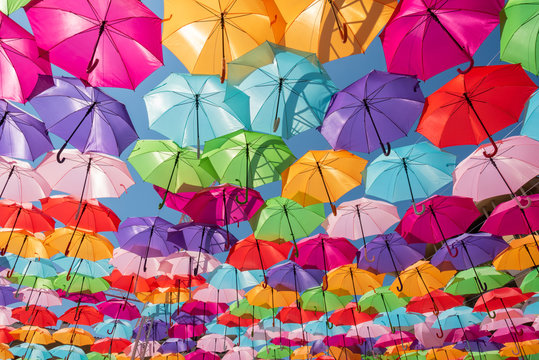
#> input picture computer vision/img.jpg, 539 x 360 px
$ jupyter execute lab3.ipynb
#> lines starting #> are read from the running program, lines starting #| are printed output that depends on the picture
[cell 1]
import cv2
import matplotlib.pyplot as plt

I = cv2.imread("img.jpg")
#> I is the input picture: shape (360, 539, 3); mean B, G, R 123.6, 114.8, 168.3
gray = cv2.cvtColor(I, cv2.COLOR_BGR2GRAY)
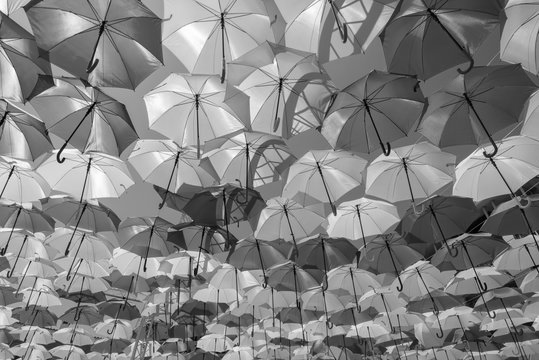
#> gray: shape (360, 539); min 0, max 255, mean 131.8

plt.figure(figsize=(10, 5))

plt.subplot(1, 2, 1)
plt.imshow(cv2.cvtColor(I, cv2.COLOR_BGR2RGB))

plt.subplot(1, 2, 2)
plt.imshow(gray, cmap='gray')

plt.tight_layout()
plt.show()
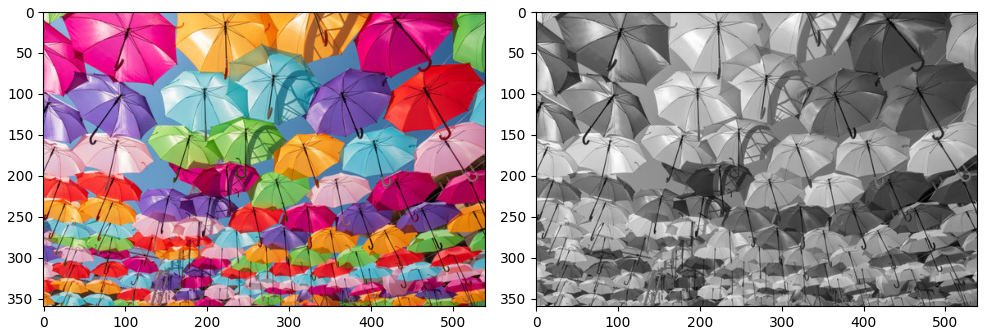
#> figure drawn by matplotlib, 2 panels

[cell 2]
gray_new = gray[:3, :3]
#> gray_new = [[249, 248, 241], [247, 247, 242], [246, 247, 243]]
print(gray_new)
#| [[249 248 241]
#|  [247 247 242]
#|  [246 247 243]]

[cell 3]
import numpy as np

padded = np.pad(gray_new, pad_width=1, mode='constant', constant_values=0)
#> padded = [[0, 0, 0, 0, 0], [0, 249, 248, 241, 0], [0, 247, 247, 242, 0], [0, 246, 247, 243, 0], [0, 0, 0, 0, 0]]
print("Original 3x3 matrix:")
print(gray_new)
#| [[249 248 241]
#|  [247 247 242]
#|  [246 247 243]]
print("\nPadded 5x5 matrix:")
print(padded)
#| [[  0   0   0   0   0]
#|  [  0 249 248 241   0]
#|  [  0 247 247 242   0]
#|  [  0 246 247 243   0]
#|  [  0   0   0   0   0]]

[cell 4]
Sobel_x = np.array([[-1, 0, 1],
                    [-2, 0, 2],
                    [-1, 0, 1]])

Sobel_y = np.array([[-1, -2, -1],
                    [ 0,  0,  0],
                    [ 1,  2,  1]])

print("Sobel X matrix:")
print(Sobel_x)
print("Sobel Y matrix:")
print(Sobel_y)

[cell 5]
kernel_size = 3
output_size = padded.shape[0] - kernel_size + 1
#> output_size = 3

conv_x = np.zeros((output_size, output_size))
#> conv_x = [[0, 0, 0], [0, 0, 0], [0, 0, 0]]
conv_y = np.zeros((output_size, output_size))
#> conv_y = [[0, 0, 0], [0, 0, 0], [0, 0, 0]]

for i in range(output_size):
    for j in range(output_size):
        region = padded[i:i+kernel_size, j:j+kernel_size]

        conv_x[i, j] = np.sum(region * Sobel_x)

        conv_y[i, j] = np.sum(region * Sobel_y)
#> after the loop, conv_x = [[743, -21, -743], [989, -21, -989], [741, -11, -741]]; conv_y = [[741, 983, 731], [-7, -3, 3], [-741, -983, -731]]

print("Convolution result with Sobel X:")
print(conv_x.astype(int))
#| [[ 743  -21 -743]
#|  [ 989  -21 -989]
#|  [ 741  -11 -741]]
print("\nConvolution result with Sobel Y:")
print(conv_y.astype(int))
#| [[ 741  983  731]
#|  [  -7   -3    3]
#|  [-741 -983 -731]]

gradient_magnitude = np.sqrt(conv_x**2 + conv_y**2)
#> gradient_magnitude = [[1049.3, 983.2, 1042.3], [989, 21.21, 989], [1047.9, 983.1, 1040.9]]
print("\nGradient Magnitude:")
print(gradient_magnitude.astype(int))
#| [[1049  983 1042]
#|  [ 989   21  989]
#|  [1047  983 1040]]

$ run again, with computer vision/image2.jpg copied over computer vision/img.jpg
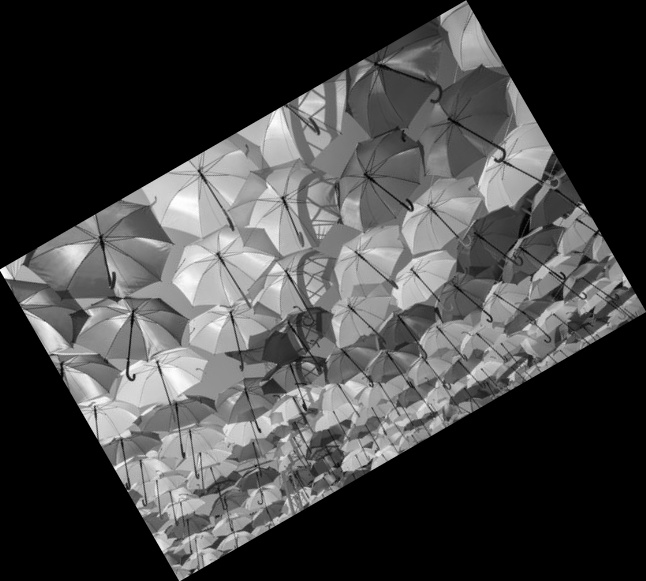
#> input picture computer vision/image2.jpg, 646 x 581 px
#> I is the input picture: shape (581, 646, 3); min 0, max 255, mean 68.1
#> `plt.show()`:
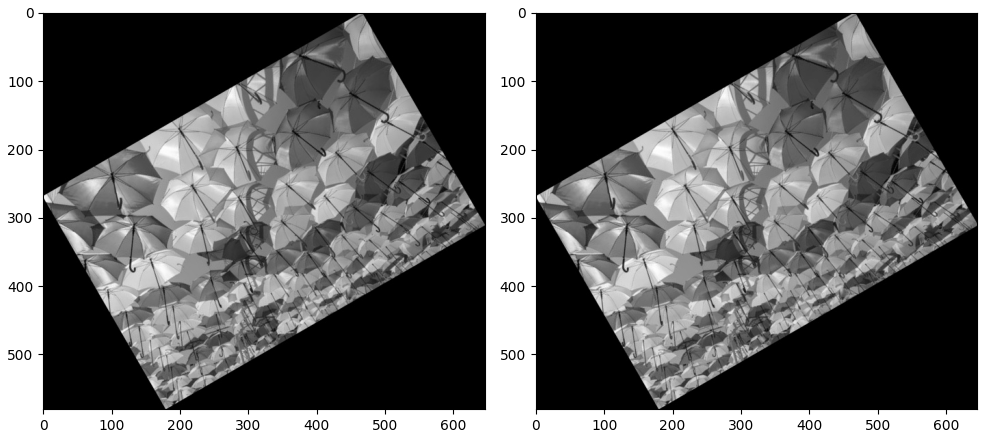
#> figure drawn by matplotlib, 2 panels
#> gray_new = [[0, 0, 0], [0, 0, 0], [0, 0, 0]]
#| [[0 0 0]
#|  [0 0 0]
#|  [0 0 0]]
#> padded = [[0, 0, 0, 0, 0], [0, 0, 0, 0, 0], [0, 0, 0, 0, 0], [0, 0, 0, 0, 0], [0, 0, 0, 0, 0]]
#| [[0 0 0]
#|  [0 0 0]
#|  [0 0 0]]
#| [[0 0 0 0 0]
#|  [0 0 0 0 0]
#|  [0 0 0 0 0]
#|  [0 0 0 0 0]
#|  [0 0 0 0 0]]
#| [[0 0 0]
#|  [0 0 0]
#|  [0 0 0]]
#| [[0 0 0]
#|  [0 0 0]
#|  [0 0 0]]
#> gradient_magnitude = [[0, 0, 0], [0, 0, 0], [0, 0, 0]]
#| [[0 0 0]
#|  [0 0 0]
#|  [0 0 0]]
